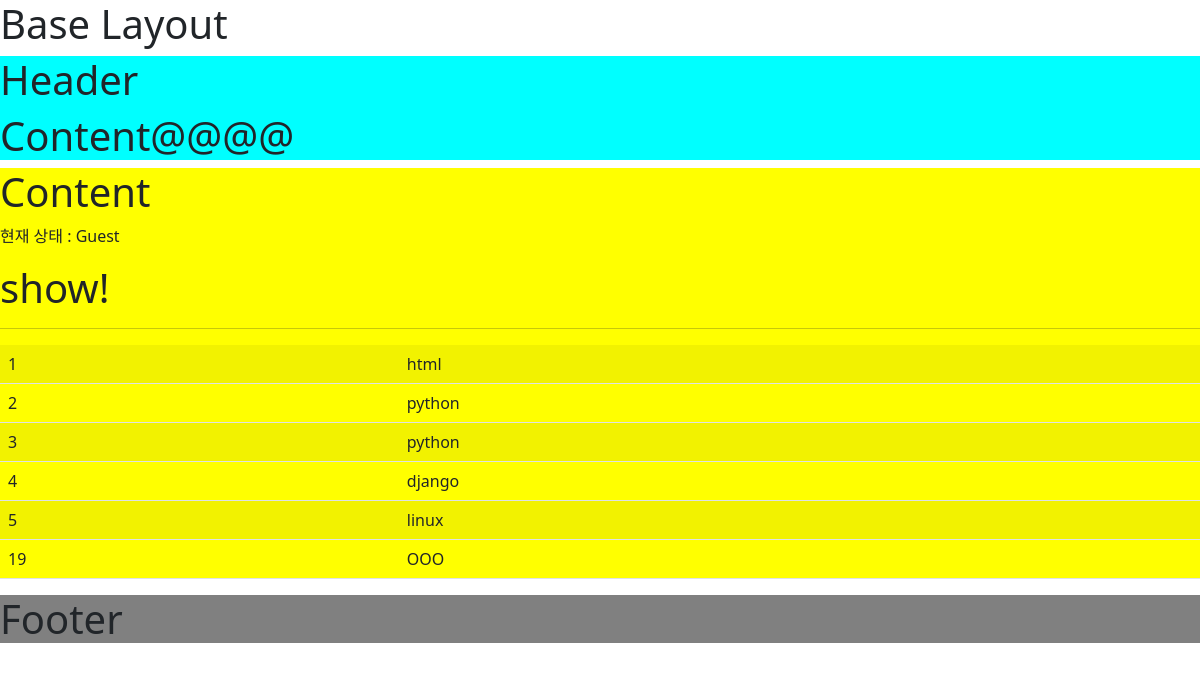
The app's page /first/show/, older data.
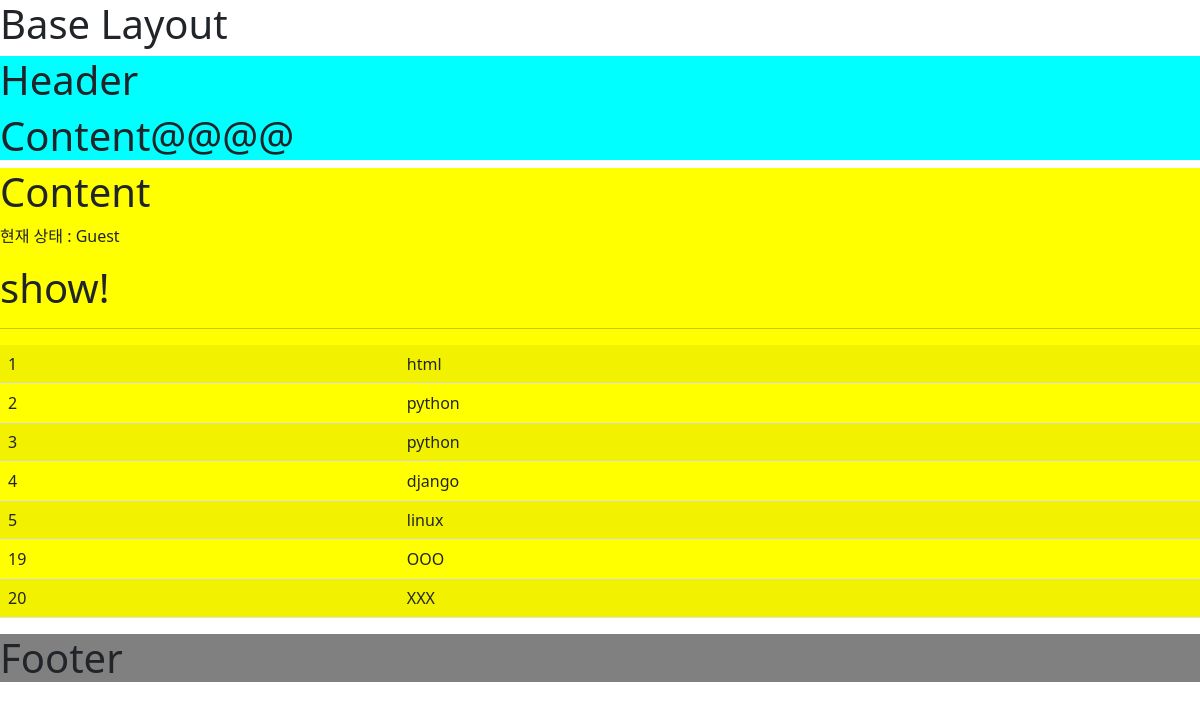
The same page, newer data.
### firstapp/models.py (models this page shows)
class Curriculum(models.Model):
  name = models.CharField(max_length=255)

### firstapp/views.py (the view)
# urls.py: path('show/', views.show, name='show'),
def show(request):
  curriculum = Curriculum.objects.all()
  return render(
    request, 'show.html',
    { 'data': curriculum }
  )

### firstapp/templates/show.html
{% extends 'firstapp/layout.html' %}
{% block content %}
<link href="https://cdn.jsdelivr.net/npm/bootstrap@5.1.3/dist/css/bootstrap.min.css" rel="stylesheet">
<body>
  {% if user.is_authenticated %}
    <p>{{ user.username }} 님 반갑습니다.</p>
  {% else %}
    <p>현재 상태 : Guest</p>
  {% endif %}
  <h1>show!</h1>
  <hr>
  <table class="table table-striped">
    {% for c in data %}
      <tr>
        <td>{{ c.id }}</td>
        <td>{{ c.name }}</td>
      </tr>
    {% endfor %}
  </table>
</body>
{% endblock %}
{% block content2 %}
  <h1>Content@@@@</h1>
{% endblock %}

### firstapp/templates/firstapp/layout.html
<h1>Base Layout</h1>
<div style='background: cyan;'>
  <h1>Header</h1>
  {% block content2 %}
  {% endblock %}
</div>
<div style='background: yellow;'>
  <h1>Content</h1>
  {% block content %}
  {% endblock %}
</div>
<div style='background: gray;'>
  <h1>Footer</h1>
</div>

Row changes from the older to the newer data that the page shows:
added Curriculum: id "20", name "XXX"
